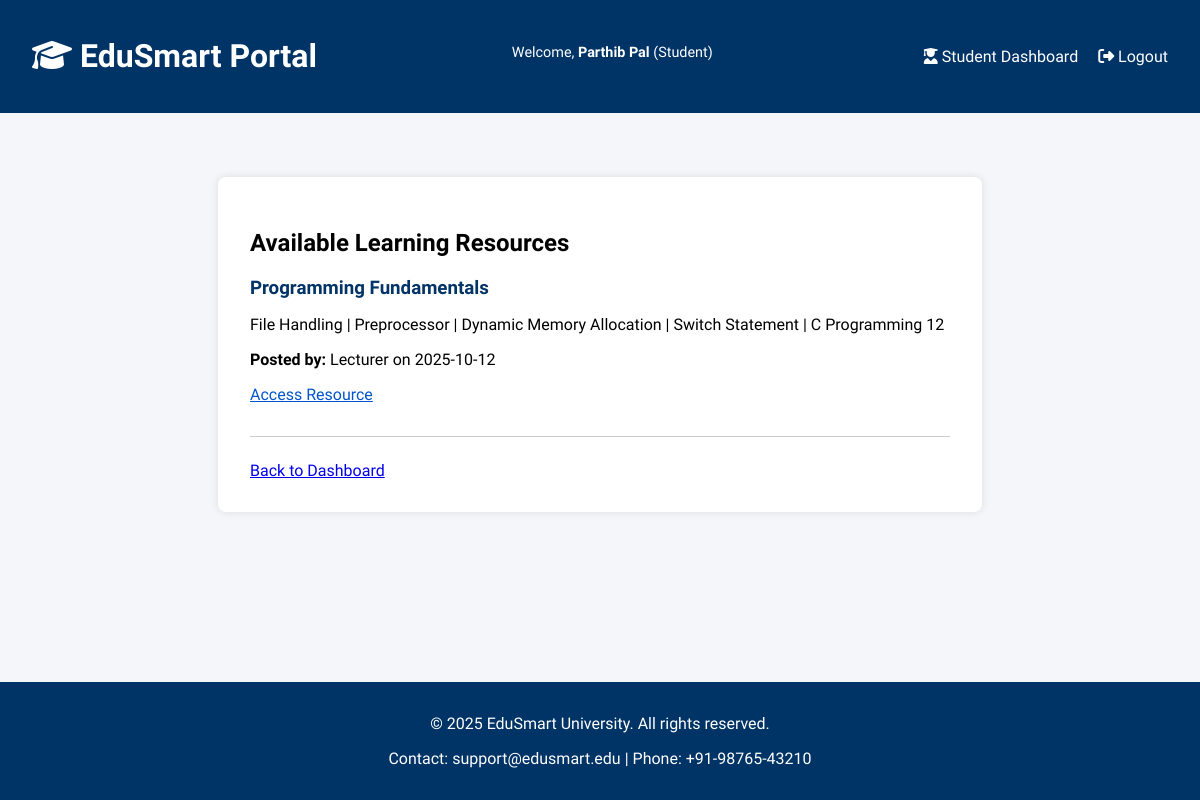
The page /view_resources (signed in) on the database its author committed.
### tables this page shows
CREATE TABLE resources (
                id INTEGER PRIMARY KEY AUTOINCREMENT,
                title TEXT,
                description TEXT,
                link TEXT,
                posted_by TEXT,
                posted_on TEXT
            );

### app.py (the view)
@app.route('/view_resources')
@role_required('student')
def view_resources():
    with sqlite3.connect('database/edusmart.db') as conn:
        c = conn.cursor()
        c.execute("SELECT title, description, link, posted_by, posted_on FROM resources ORDER BY posted_on DESC")
        resources = c.fetchall()
    return render_template('view_resources.html', resources=resources)

### app.py (called while the page is built)
def role_required(required_roles):
    def wrapper(f):
        @wraps(f)
        def decorated(*args, **kwargs):
            if 'username' not in session:
                flash('Access denied. Please log in.', 'danger')
                return redirect(url_for('login'))
            user_role = session.get('role')
            if isinstance(required_roles, list):
                if user_role not in required_roles:
                    flash('Access denied. Insufficient permissions.', 'danger')
                    return redirect(url_for('login'))
            else:
                if user_role != required_roles:
                    flash('Access denied. Insufficient permissions.', 'danger')
                    return redirect(url_for('login'))
            return f(*args, **kwargs)
        return decorated
    return wrapper

### templates/view_resources.html (shortened to what this page needs)
{% extends 'base.html' %}
{% block content %}
<div class="resource-list">
  <h2>Available Learning Resources</h2>
  {% for title, description, link, posted_by, posted_on in resources %}
    <div class="resource-item">
      <h3>{{ title }}</h3>
      <p>{{ description }}</p>
      <p><strong>Posted by:</strong> {{ posted_by }} on {{ posted_on }}</p>
      <p><a href="{{ link }}" target="_blank">Access Resource</a></p>
    </div>
  {% endfor %}
  <a href="{{ url_for('dashboard') }}">Back to Dashboard</a>
</div>
{% endblock %}

### static/style.css (style rules this page uses)
html,body { font-family: 'Segoe UI', sans-serif; background-color: #f4f6f9; margin: 0; padding: 0; height: 100%; display: flex; flex-direction: column; }

### templates/view_resources.html (style rules this page uses)
.resource-list { background: white; padding: 2em; border-radius: 8px; box-shadow: 0 0 8px rgba(0,0,0,0.1); max-width: 700px; margin: 2em auto; }
.resource-item { margin-bottom: 1.5em; padding-bottom: 1em; border-bottom: 1px solid #ccc; }
.resource-item h3 { color: #003366; margin-bottom: 0.5em; }
.resource-item a { color: #0055cc; text-decoration: underline; }

### rows shown on the page
resources: title "Programming Fundamentals", description "File Handling | Preprocessor | Dynamic Memory Allocation | Switch Statement | C Programming 12", posted_by "Lecturer", posted_on "2025-10-12"

### other values the page prints
{{ session.username }} "Parthib Pal"
{{ session.role | capitalize }} "Student"
